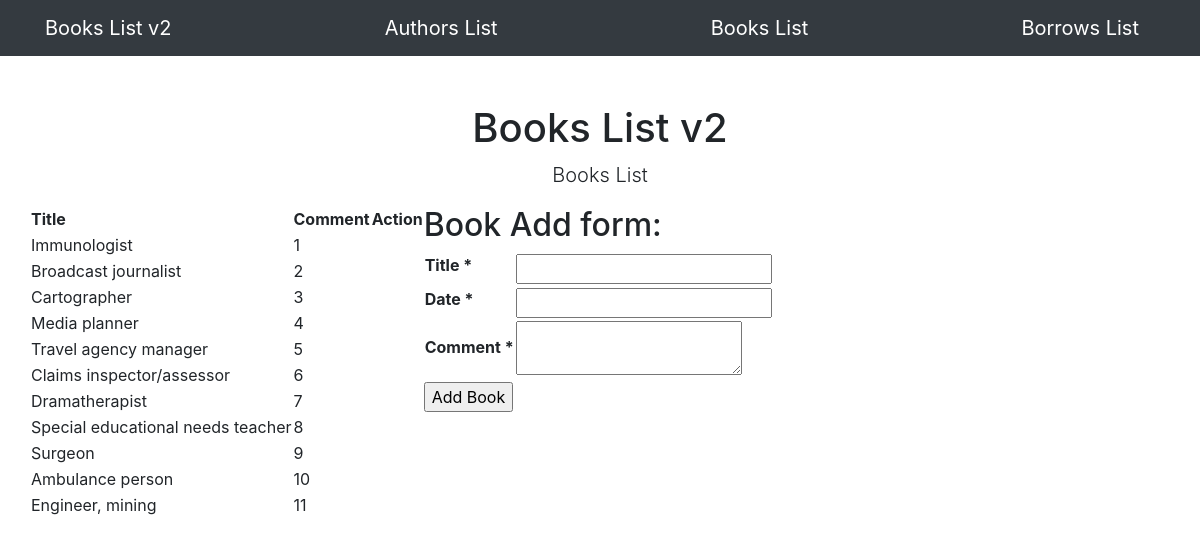
/books, run on the app's committed database.
### app/models.py (models this page shows, shortened)
class Book(db.Model):
    id = db.Column(db.Integer, primary_key=True)
    title = db.Column(db.String(100), index=True)
    date = db.Column(db.String(100), index=True, default=datetime.utcnow)
    comment = db.Column(db.String(100), index=True)
    author_id = db.Column(db.Integer, db.ForeignKey('author.id'))

### app/routes.py (the view)
@app.route('/books', methods=["GET", "POST"])
def books_view():
    form=BookForm()
    error = ""
    books = Book.query.all()
    return render_template("books.html", books=books, form=form)

### app/forms.py
class BookForm(FlaskForm):
    title = StringField('Title', validators=[DataRequired()])
    date = StringField('Date', validators=[DataRequired()])
    comment = TextAreaField('Comment', validators=[DataRequired()])

### app/templates/books.html (shortened to what this page needs)
{% extends "base.html" %}
{% block content %}
<div class="row">
    <div class="col-lg-12 text-center">
       <h1 class="mt-5">Books List v2</h1>
       <p class="lead">Books List</p>
    </div>
    <table>
        <thead>
        <th>Title</th>
        <th>Comment</th>
        <th>Action</th>
        </thead>
        {% for book in books %}
        <tr>
            <td>{{ book.title }}</a></td>
            <td>{{ book.id }}</td>
            <td>{{ book.coment }}</td>
        </tr>
        {% endfor %}
    </table>
    <div>
        <h2>Book Add form:</h2>
        <form method="POST" action="/books">
            <table>
                {% for field in form if field.widget.input_type != 'hidden' %}
                    <tr>
                        <th>{{ field.label }} {% if field.flags.required %}*{% endif %}</th>
                        <td>{{ field }}</td>
                    </tr>
                {% endfor %}
            </table>
            <input type="submit" value="Add Book">
        </form>
    </div>
</div>
{% endblock %}

### data on the page
Book: title "Immunologist", id "1"
Book: title "Broadcast journalist", id "2"
Book: title "Cartographer", id "3"
Book: title "Media planner", id "4"
Book: title "Travel agency manager", id "5"
Book: title "Claims inspector/assessor", id "6"
Book: title "Dramatherapist", id "7"
Book: title "Special educational needs teacher", id "8"
Book: title "Surgeon", id "9"
Book: title "Ambulance person", id "10"
Book: title "Engineer, mining", id "11"

### other printed values
{{ field.label }} "Title" "Date" "Comment"
